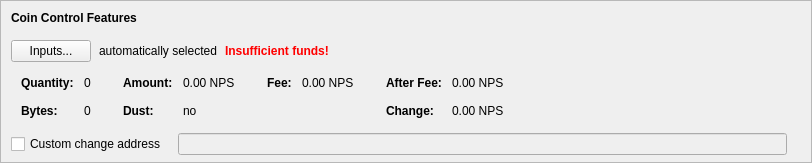
    <widget class="QFrame" name="frameCoinControl">
     <property name="sizePolicy">
      <sizepolicy hsizetype="Expanding" vsizetype="Expanding">
       <horstretch>0</horstretch>
       <verstretch>0</verstretch>
      </sizepolicy>
     </property>
     <property name="maximumSize">
      <size>
       <width>16777215</width>
       <height>16777215</height>
      </size>
     </property>
     <property name="frameShape">
      <enum>QFrame::StyledPanel</enum>
     </property>
     <property name="frameShadow">
      <enum>QFrame::Sunken</enum>
     </property>
     <layout class="QVBoxLayout" name="verticalLayoutCoinControl2">
      <property name="spacing">
       <number>0</number>
      </property>
      <property name="leftMargin">
       <number>0</number>
      </property>
      <property name="topMargin">
       <number>0</number>
      </property>
      <property name="rightMargin">
       <number>0</number>
      </property>
      <property name="bottomMargin">
       <number>6</number>
      </property>
      <item>
       <layout class="QVBoxLayout" name="verticalLayoutCoinControl" stretch="0,0,0,0,1">
        <property name="spacing">
         <number>0</number>
        </property>
        <property name="leftMargin">
         <number>10</number>
        </property>
        <property name="topMargin">
         <number>10</number>
        </property>
        <item>
         <layout class="QHBoxLayout" name="horizontalLayoutCoinControl1">
          <property name="bottomMargin">
           <number>15</number>
          </property>
          <item>
           <widget class="QLabel" name="labelCoinControlFeatures">
            <property name="sizePolicy">
             <sizepolicy hsizetype="Preferred" vsizetype="Maximum">
              <horstretch>0</horstretch>
              <verstretch>0</verstretch>
             </sizepolicy>
            </property>
            <property name="font">
             <font>
              <weight>75</weight>
              <bold>true</bold>
             </font>
            </property>
            <property name="styleSheet">
             <string notr="true">font-weight:bold;</string>
            </property>
            <property name="text">
             <string>Coin Control Features</string>
            </property>
           </widget>
          </item>
         </layout>
        </item>
        <item>
         <layout class="QHBoxLayout" name="horizontalLayoutCoinControl2" stretch="0,0,0,0">
          <property name="spacing">
           <number>8</number>
          </property>
          <property name="bottomMargin">
           <number>10</number>
          </property>
          <item>
           <widget class="QPushButton" name="pushButtonCoinControl">
            <property name="styleSheet">
             <string notr="true"/>
            </property>
            <property name="text">
             <string>Inputs...</string>
            </property>
            <property name="autoDefault">
             <bool>false</bool>
            </property>
           </widget>
          </item>
          <item>
           <widget class="QLabel" name="labelCoinControlAutomaticallySelected">
            <property name="text">
             <string>automatically selected</string>
            </property>
            <property name="margin">
             <number>5</number>
            </property>
           </widget>
          </item>
          <item>
           <widget class="QLabel" name="labelCoinControlInsuffFunds">
            <property name="font">
             <font>
              <weight>75</weight>
              <bold>true</bold>
             </font>
            </property>
            <property name="styleSheet">
             <string notr="true">color:red;font-weight:bold;</string>
            </property>
            <property name="text">
             <string>Insufficient funds!</string>
            </property>
            <property name="margin">
             <number>5</number>
            </property>
           </widget>
          </item>
          <item>
           <spacer name="horizontalSpacerCoinControl">
            <property name="orientation">
             <enum>Qt::Horizontal</enum>
            </property>
            <property name="sizeHint" stdset="0">
             <size>
              <width>40</width>
              <height>1</height>
             </size>
            </property>
           </spacer>
          </item>
         </layout>
        </item>
        <item>
         <widget class="QWidget" name="widgetCoinControl" native="true">
          <property name="sizePolicy">
           <sizepolicy hsizetype="Preferred" vsizetype="Preferred">
            <horstretch>0</horstretch>
            <verstretch>0</verstretch>
           </sizepolicy>
          </property>
          <property name="minimumSize">
           <size>
            <width>0</width>
            <height>0</height>
           </size>
          </property>
          <property name="styleSheet">
           <string notr="true"/>
          </property>
          <layout class="QHBoxLayout" name="horizontalLayoutCoinControl5">
           <property name="leftMargin">
            <number>0</number>
           </property>
           <property name="topMargin">
            <number>0</number>
           </property>
           <property name="rightMargin">
            <number>0</number>
           </property>
           <property name="bottomMargin">
            <number>0</number>
           </property>
           <item>
            <layout class="QHBoxLayout" name="horizontalLayoutCoinControl3" stretch="0,0,0,1">
             <property name="spacing">
              <number>20</number>
             </property>
             <property name="topMargin">
              <number>0</number>
             </property>
             <property name="bottomMargin">
              <number>10</number>
             </property>
             <item>
              <layout class="QFormLayout" name="formLayoutCoinControl1">
               <property name="horizontalSpacing">
                <number>10</number>
               </property>
               <property name="verticalSpacing">
                <number>14</number>
               </property>
               <property name="leftMargin">
                <number>10</number>
               </property>
               <property name="topMargin">
                <number>4</number>
               </property>
               <property name="rightMargin">
                <number>6</number>
               </property>
               <item row="0" column="0">
                <widget class="QLabel" name="labelCoinControlQuantityText">
                 <property name="font">
                  <font>
                   <weight>75</weight>
                   <bold>true</bold>
                  </font>
                 </property>
                 <property name="text">
                  <string>Quantity:</string>
                 </property>
                 <property name="margin">
                  <number>0</number>
                 </property>
                </widget>
               </item>
               <item row="0" column="1">
                <widget class="QLabel" name="labelCoinControlQuantity">
                 <property name="cursor">
                  <cursorShape>IBeamCursor</cursorShape>
                 </property>
                 <property name="contextMenuPolicy">
                  <enum>Qt::ActionsContextMenu</enum>
                 </property>
                 <property name="text">
                  <string notr="true">0</string>
                 </property>
                 <property name="margin">
                  <number>0</number>
                 </property>
                 <property name="textInteractionFlags">
                  <set>Qt::LinksAccessibleByMouse|Qt::TextSelectableByKeyboard|Qt::TextSelectableByMouse</set>
                 </property>
                </widget>
               </item>
               <item row="1" column="0">
                <widget class="QLabel" name="labelCoinControlBytesText">
                 <property name="font">
                  <font>
                   <weight>75</weight>
                   <bold>true</bold>
                  </font>
                 </property>
                 <property name="text">
                  <string>Bytes:</string>
                 </property>
                </widget>
               </item>
               <item row="1" column="1">
                <widget class="QLabel" name="labelCoinControlBytes">
                 <property name="cursor">
                  <cursorShape>IBeamCursor</cursorShape>
                 </property>
                 <property name="contextMenuPolicy">
                  <enum>Qt::ActionsContextMenu</enum>
                 </property>
                 <property name="text">
                  <string notr="true">0</string>
                 </property>
                 <property name="textInteractionFlags">
                  <set>Qt::LinksAccessibleByMouse|Qt::TextSelectableByKeyboard|Qt::TextSelectableByMouse</set>
                 </property>
                </widget>
               </item>
              </layout>
             </item>
             <item>
              <layout class="QFormLayout" name="formLayoutCoinControl2">
               <property name="horizontalSpacing">
                <number>10</number>
               </property>
               <property name="verticalSpacing">
                <number>14</number>
               </property>
               <property name="leftMargin">
                <number>6</number>
               </property>
               <property name="topMargin">
                <number>4</number>
               </property>
               <property name="rightMargin">
                <number>6</number>
               </property>
               <item row="0" column="0">
                <widget class="QLabel" name="labelCoinControlAmountText">
                 <property name="font">
                  <font>
                   <weight>75</weight>
                   <bold>true</bold>
                  </font>
                 </property>
                 <property name="text">
                  <string>Amount:</string>
                 </property>
                 <property name="margin">
                  <number>0</number>
                 </property>
                </widget>
               </item>
               <item row="0" column="1">
                <widget class="QLabel" name="labelCoinControlAmount">
                 <property name="cursor">
                  <cursorShape>IBeamCursor</cursorShape>
                 </property>
                 <property name="contextMenuPolicy">
                  <enum>Qt::ActionsContextMenu</enum>
                 </property>
                 <property name="text">
                  <string notr="true">0.00 NPS</string>
                 </property>
                 <property name="textInteractionFlags">
                  <set>Qt::LinksAccessibleByMouse|Qt::TextSelectableByKeyboard|Qt::TextSelectableByMouse</set>
                 </property>
                </widget>
               </item>
               <item row="1" column="0">
                <widget class="QLabel" name="labelCoinControlLowOutputText">
                 <property name="font">
                  <font>
                   <weight>75</weight>
                   <bold>true</bold>
                  </font>
                 </property>
                 <property name="text">
                  <string>Dust:</string>
                 </property>
                </widget>
               </item>
               <item row="1" column="1">
                <widget class="QLabel" name="labelCoinControlLowOutput">
                 <property name="cursor">
                  <cursorShape>IBeamCursor</cursorShape>
                 </property>
                 <property name="contextMenuPolicy">
                  <enum>Qt::ActionsContextMenu</enum>
                 </property>
                 <property name="text">
                  <string notr="true">no</string>
                 </property>
                 <property name="textInteractionFlags">
                  <set>Qt::LinksAccessibleByMouse|Qt::TextSelectableByKeyboard|Qt::TextSelectableByMouse</set>
                 </property>
                </widget>
               </item>
              </layout>
             </item>
             <item>
              <layout class="QFormLayout" name="formLayoutCoinControl3">
               <property name="horizontalSpacing">
                <number>10</number>
               </property>
               <property name="verticalSpacing">
                <number>14</number>
               </property>
               <property name="leftMargin">
                <number>6</number>
               </property>
               <property name="topMargin">
                <number>4</number>
               </property>
               <property name="rightMargin">
                <number>6</number>
               </property>
               <item row="0" column="0">
                <widget class="QLabel" name="labelCoinControlFeeText">
                 <property name="font">
                  <font>
                   <weight>75</weight>
                   <bold>true</bold>
                  </font>
                 </property>
                 <property name="text">
                  <string>Fee:</string>
                 </property>
                 <property name="margin">
                  <number>0</number>
                 </property>
                </widget>
               </item>
               <item row="0" column="1">
                <widget class="QLabel" name="labelCoinControlFee">
                 <property name="cursor">
                  <cursorShape>IBeamCursor</cursorShape>
                 </property>
                 <property name="contextMenuPolicy">
                  <enum>Qt::ActionsContextMenu</enum>
                 </property>
                 <property name="text">
                  <string notr="true">0.00 NPS</string>
                 </property>
                 <property name="textInteractionFlags">
                  <set>Qt::LinksAccessibleByMouse|Qt::TextSelectableByKeyboard|Qt::TextSelectableByMouse</set>
                 </property>
                </widget>
               </item>
             </layout>
             </item>
             <item>
              <layout class="QFormLayout" name="formLayoutCoinControl4">
               <property name="horizontalSpacing">
                <number>10</number>
               </property>
               <property name="verticalSpacing">
                <number>14</number>
               </property>
               <property name="leftMargin">
                <number>6</number>
               </property>
               <property name="topMargin">
                <number>4</number>
               </property>
               <property name="rightMargin">
                <number>6</number>
               </property>
               <item row="0" column="0">
                <widget class="QLabel" name="labelCoinControlAfterFeeText">
                 <property name="font">
                  <font>
                   <weight>75</weight>
                   <bold>true</bold>
                  </font>
                 </property>
                 <property name="text">
                  <string>After Fee:</string>
                 </property>
                 <property name="margin">
                  <number>0</number>
                 </property>
                </widget>
               </item>
               <item row="0" column="1">
                <widget class="QLabel" name="labelCoinControlAfterFee">
                 <property name="cursor">
                  <cursorShape>IBeamCursor</cursorShape>
                 </property>
                 <property name="contextMenuPolicy">
                  <enum>Qt::ActionsContextMenu</enum>
                 </property>
                 <property name="text">
                  <string notr="true">0.00 NPS</string>
                 </property>
                 <property name="textInteractionFlags">
                  <set>Qt::LinksAccessibleByMouse|Qt::TextSelectableByKeyboard|Qt::TextSelectableByMouse</set>
                 </property>
                </widget>
               </item>
               <item row="1" column="0">
                <widget class="QLabel" name="labelCoinControlChangeText">
                 <property name="font">
                  <font>
                   <weight>75</weight>
                   <bold>true</bold>
                  </font>
                 </property>
                 <property name="text">
                  <string>Change:</string>
                 </property>
                </widget>
               </item>
               <item row="1" column="1">
                <widget class="QLabel" name="labelCoinControlChange">
                 <property name="cursor">
                  <cursorShape>IBeamCursor</cursorShape>
                 </property>
                 <property name="contextMenuPolicy">
                  <enum>Qt::ActionsContextMenu</enum>
                 </property>
                 <property name="text">
                  <string notr="true">0.00 NPS</string>
                 </property>
                 <property name="textInteractionFlags">
                  <set>Qt::LinksAccessibleByMouse|Qt::TextSelectableByKeyboard|Qt::TextSelectableByMouse</set>
                 </property>
                </widget>
               </item>
              </layout>
             </item>
            </layout>
           </item>
          </layout>
         </widget>
        </item>
        <item>
         <layout class="QHBoxLayout" name="horizontalLayoutCoinControl4" stretch="0,0,0">
          <property name="spacing">
           <number>12</number>
          </property>
          <property name="sizeConstraint">
           <enum>QLayout::SetDefaultConstraint</enum>
          </property>
          <property name="topMargin">
           <number>5</number>
          </property>
          <property name="rightMargin">
           <number>5</number>
          </property>
          <item>
           <widget class="QCheckBox" name="checkBoxCoinControlChange">
            <property name="toolTip">
             <string>If this is activated, but the change address is empty or invalid, change will be sent to a newly generated address.</string>
            </property>
            <property name="text">
             <string>Custom change address</string>
            </property>
           </widget>
          </item>
          <item>
           <widget class="QValidatedLineEdit" name="lineEditCoinControlChange">
            <property name="enabled">
             <bool>false</bool>
            </property>
            <property name="sizePolicy">
             <sizepolicy hsizetype="Expanding" vsizetype="Fixed">
              <horstretch>0</horstretch>
              <verstretch>0</verstretch>
             </sizepolicy>
            </property>
           </widget>
          </item>
          <item>
           <widget class="QLabel" name="labelCoinControlChangeLabel">
            <property name="sizePolicy">
             <sizepolicy hsizetype="Preferred" vsizetype="Expanding">
              <horstretch>0</horstretch>
              <verstretch>0</verstretch>
             </sizepolicy>
            </property>
            <property name="minimumSize">
             <size>
              <width>0</width>
              <height>0</height>
             </size>
            </property>
            <property name="text">
             <string/>
            </property>
            <property name="margin">
             <number>3</number>
            </property>
           </widget>
          </item>
         </layout>
        </item>
        <item>
         <spacer name="verticalSpacerCoinControl">
          <property name="orientation">
           <enum>Qt::Vertical</enum>
          </property>
          <property name="sizeHint" stdset="0">
           <size>
            <width>800</width>
            <height>1</height>
           </size>
          </property>
         </spacer>
        </item>
       </layout>
      </item>
     </layout>
    </widget>
